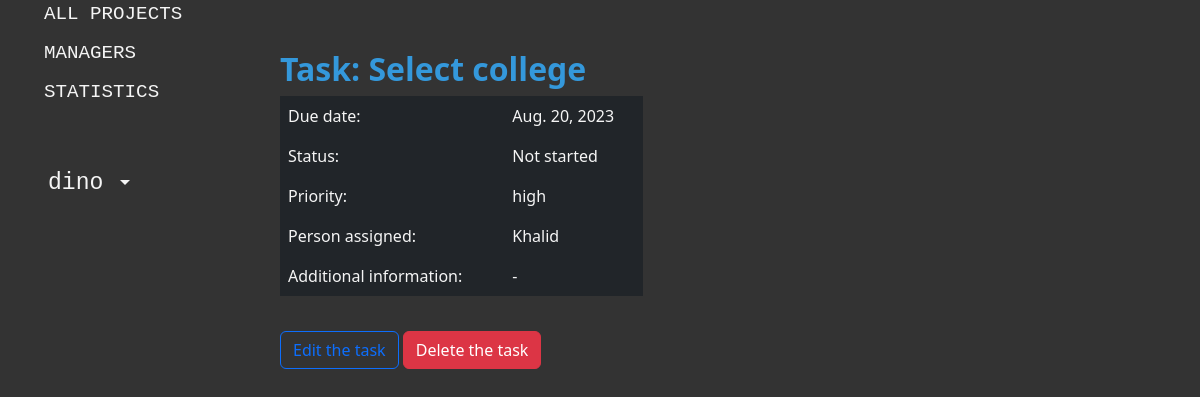
Screenshot of /project/67/tasks/67/ (signed in) with the database file from the repository.
### projectmanagement_app/models.py (models this page shows, shortened)
class Task(models.Model):
    project = models.ForeignKey(Project, on_delete=models.CASCADE)
    name = models.CharField(max_length=100)
    due_date = models.DateField()
    TASK_STATUS = (
        ('NS', 'Not started'),
        ('IP', 'In Progress'),
        ('CO', 'Completed'),
        ('CA', 'Cancelled'),
    )
    status = models.CharField(
        max_length=2,
        choices=TASK_STATUS,
        default='NS',
    )
    person_assigned = models.CharField(max_length=100)
    additional_information = models.TextField(null=True, blank=True)
    PRIORITIES = (
        ('H', 'high'),
        ('M', 'medium'),
        ('L', 'low'),
    )
    priority = models.CharField(
        max_length=1,
        choices=PRIORITIES,
        default='M',
    )
    class Meta:
        ordering = ["due_date"]

### projectmanagement_app/views.py (the view)
# urls.py: path("project/<int:project_id>/tasks/<int:pk>/", login_required(views.TaskDetailView.as_view()), name="task-detail"),
class TaskDetailView(DetailView):
    model = Task
    def get_context_data(self, **kwargs):
        context = super().get_context_data(**kwargs)
        project_id = self.kwargs["project_id"]
        task_id = self.kwargs["pk"]
        context["project_id"] = project_id
        context["task_id"] = task_id
        return context

### projectmanagement_app/templates/projectmanagement_app/task_detail.html
{% extends "base.html" %}
{% block content %}
    <h4>Task: {{ task.name }}</h4>
    <table class="table table-borderless" style="width:40%; margin-bottom:35px;">
        <tbody>
            <tr>
                <td>Due date:</td>
                <td>{{ task.due_date }}</td>
            </tr>
            <tr>
                <td>Status:</td>
                <td>{{ task.get_status_display }}</td>
            </tr>
            <tr>
                <td>Priority:</td>
                <td>{{ task.get_priority_display }}</td>
            </tr>
            <tr>
                <td>Person assigned:</td>
                <td>{{ task.person_assigned }}</td>
            </tr>
            <tr>
                <td>Additional information:</td>
                {% if task.additional_information %}
                    <td>{{ task.additional_information }}</td>
                {% else %}
                    <td>-</td>
                {% endif %}
            </tr>
        </tbody>
    </table>
    {% if perms.projectmanagement_app.change_task %}
        <button class="btn btn-outline-primary"
                onclick="location.href='{% url "task-update" project_id task_id %}';">Edit the task</button>
    {% endif %}
    {% if perms.projectmanagement_app.delete_task %}
        <button class="btn btn-danger"
                onclick="location.href='{% url "task-delete" project_id task_id %}';">Delete the task</button>
    {% endif %}
{% endblock %}

### projectmanagement_app/templates/base.html (shortened to what this page needs)
<!DOCTYPE html>
<html lang="en" data-bs-theme="dark">
    <head>
        {% load static %}
        <link href="https://cdn.jsdelivr.net/npm/bootstrap@5.3.1/dist/css/bootstrap.min.css"
              rel="stylesheet"
>
        <link rel="stylesheet" href="{% static 'css/styles.css' %}">
    </head>
    <body>
        <div class="container-fluid" style="height: 70vw;">
            <div class="row h-100">
                <div class="col-sm-2 sidebar">
                    {% block sidebar %}
                        <div class="borderless">
                            <ul>
                                <li style="padding-bottom:10px;">
                                    <a href="{% url 'index' %}" class="text-decoration-none">ALL PROJECTS</a>
                                </li>
                                <li style="padding-bottom:10px;">
                                    <a href="{% url 'projectmanager-list' %}" class="text-decoration-none">MANAGERS</a>
                                </li>
                                <li style="padding-bottom:40px;">
                                    <a href="{% url 'statistics' %}" class="text-decoration-none">STATISTICS</a>
                                </li>
                                {% if user.is_authenticated %}
                                    <li class="dropdown">
                                        <a href="#"
                                           class="nav-link dropdown-toggle  text-truncate"
                                           id="dropdown"
                                           data-bs-toggle="dropdown"
                                           aria-expanded="false">
                                            <span class="ms-1 d-none d-sm-inline">{{ user }}</span>
                                        </a>
                                    </li>
                                {% else %}
                                    <li>
                                        <a href="{% url 'login' %}?next={{ request.path }}">Login</a>
                                    </li>
                                {% endif %}
                            </ul>
                        </div>
                    {% endblock %}
                </div>
                <div class="col-sm" style="padding-left: 80px; padding-top: 50px;">
                    <div>
                        {% block content %}{% endblock %}
                    </div>
                </div>
            </div>
        </div>
    </body>
</html>

### projectmanagement_app/static/css/styles.css (style rules this page uses)
body { background-color: #333333; }
h4 { color: #3498db; font-weight: bold; font-size: xx-large; }
ul { list-style-type: none; }
.sidebar a,.d-sm-inline, .d-sm-inline a { font-size: larger; font-family: 'Courier New', Courier, monospace; color: whitesmoke; text-decoration: none; padding-top:20px; padding-bottom: 20px ; }
.table a , .table td { font-size: medium; color: whitesmoke; text-decoration: none; }

### rows the page displays
Task: name "Select college", due_date "Aug. 20, 2023", status "Not started", priority "high", person_assigned "Khalid"

### other values shown
{{ user }} "dino"
